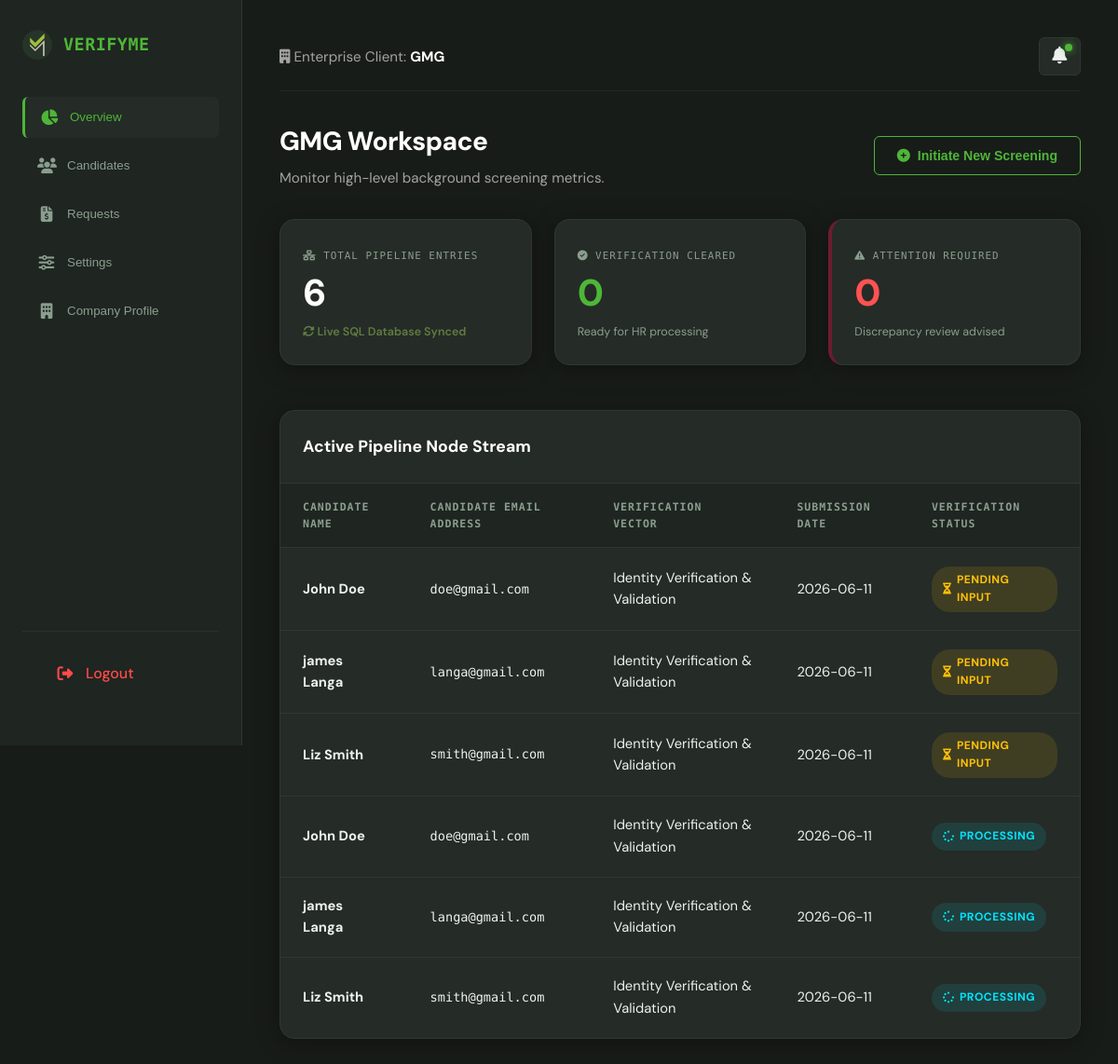
The page /dashboard/corporate (signed in) on the database its author committed.
### tables this page shows
CREATE TABLE screenings (
                id INTEGER PRIMARY KEY AUTOINCREMENT,
                user_id INTEGER NOT NULL,
                candidate_name TEXT NOT NULL,
                candidate_email TEXT NOT NULL,
                screening_type TEXT NOT NULL,
                status TEXT DEFAULT 'Pending Input',
                created_at TIMESTAMP DEFAULT CURRENT_TIMESTAMP, payment_method TEXT, payment_status TEXT DEFAULT 'Pending', payment_ref TEXT, pop_file_path TEXT, id_file_path TEXT, qualification_file_path TEXT, rejection_reason TEXT,
                FOREIGN KEY (user_id) REFERENCES users (id)
            );

### app.py (the view)
@app.route('/dashboard/corporate')
def dashboard_corporate():
    if 'user_id' not in session or session.get('applicant_type') != 'company':
        flash('Access denied. Corporate clearance required.', 'error')
        return redirect(url_for('login'))
    with get_db_connection() as conn:
        candidates = conn.execute('''
            SELECT id, candidate_name AS name, candidate_email AS email, screening_type AS type, status, payment_status, DATE(created_at) AS date
            FROM screenings WHERE user_id = ? ORDER BY created_at DESC
        ''', (session['user_id'],)).fetchall()
    return render_template('dashboard_corporate.html', candidates=candidates, hide_navbar=True, hide_footer=True)

### app.py (called while the page is built)
def get_db_connection():
    conn = sqlite3.connect(DATABASE)
    conn.row_factory = sqlite3.Row
    return conn

### templates/dashboard_corporate.html (shortened to what this page needs)
{% extends 'base.html' %}
{% set hide_navbar = True %}
{% block head %}
<link rel="stylesheet" href="https://cdnjs.cloudflare.com/ajax/libs/font-awesome/6.5.1/css/all.min.css">
<link rel="stylesheet" href="{{ url_for('static', filename='css/dashboard.css') }}?v=2.2">
{% endblock %}
{% block content %}
<div class="dashboard-container">
    <aside class="dashboard-sidebar"
        style="display: flex; flex-direction: column; justify-content: space-between; height: 100vh;">
        <div>
            <div class="sidebar-brand" style="margin-bottom: 2.5rem;">
                <span class="matrix-tag"
                    style="display: flex; align-items: center; gap: 0.75rem; font-size: 1.15rem; letter-spacing: 0.5px;">
                    <img src="{{ url_for('static', filename='images/VM_Icon.png') }}" alt="VM"
                        style="height: 32px; width: auto; object-fit: contain;">
                    VerifyMe
                </span>
            </div>
            <nav class="sidebar-menu">
                <button class="menu-item active" onclick="switchTab('overview', this)">
                    <i class="fa-solid fa-chart-pie menu-icon"></i> Overview
                </button>
                <button class="menu-item" onclick="switchTab('candidates', this)">
                    <i class="fa-solid fa-users menu-icon"></i> Candidates
                </button>
                <button class="menu-item" onclick="switchTab('requests', this)">
                    <i class="fa-solid fa-file-invoice-dollar menu-icon"></i> Requests
                </button>
                <button class="menu-item" onclick="switchTab('settings', this)">
                    <i class="fa-solid fa-sliders menu-icon"></i> Settings
                </button>
                <button class="menu-item" onclick="switchTab('profile', this)">
                    <i class="fa-solid fa-building menu-icon"></i> Company Profile
                </button>
            </nav>
        </div>
        <div class="sidebar-footer" style="padding: 1.25rem; border-top: 1px solid rgba(255,255,255,0.05);">
            <a href="{{ url_for('logout') }}" class="menu-item logout-btn"
                style="display: flex; align-items: center; width: 100%; padding: 0.75rem 1rem; color: #ff4a4a; text-decoration: none; border-radius: 6px; transition: background 0.2s;">
                <i class="fa-solid fa-right-from-bracket menu-icon" style="margin-right: 0.75rem;"></i> Logout
            </a>
        </div>
    </aside>
    <main class="dashboard-main">
        <div class="top-utility-ribbon"
            style="display: flex; justify-content: space-between; align-items: center; width: 100%; margin-bottom: 2rem; padding-bottom: 1rem; border-bottom: 1px solid rgba(255,255,255,0.05);">
            <div class="ribbon-left-context">
                <span style="color: #a3a3a3; font-size: 0.95rem;">
                    <i class="fa-solid fa-building text-cyan"></i> Enterprise Client:
                    <b style="color: #ffffff;">{{ session['display_name'] }}</b>
                </span>
            </div>
            <div class="notification-wrapper" onclick="toggleNotificationDropdown()"
                style="position: relative; cursor: pointer;">
                <i class="fa-solid fa-bell utility-bell"></i>
                <span class="notification-badge-dot"></span>
            </div>
        </div>
        <div id="tab-overview" class="tab-content active-content">
            <header class="workspace-header"
                style="display: flex; justify-content: space-between; align-items: center; margin-bottom: 2rem;">
                <div>
                    <h1 style="margin: 0; font-size: 1.75rem;">{{ session['display_name'] }} Workspace</h1>
                    <p class="subtitle" style="margin: 0.25rem 0 0 0; color: #a3a3a3;">Monitor high-level background
                        screening metrics.</p>
                </div>
                <button class="btn-action-cyan" onclick="openScreeningModal()">
                    <i class="fa-solid fa-plus-circle"></i> Initiate New Screening
                </button>
            </header>
            <section class="analytics-ribbon">
                <div class="analytics-card">
                    <span class="card-label"><i class="fa-solid fa-network-wired"></i> Total Pipeline Entries</span>
                    <div class="card-value shared-count-value">{{ candidates|length }}</div>
                    <span class="card-trend upward"><i class="fa-solid fa-rotate"></i> Live SQL Database Synced</span>
                </div>
                <div class="analytics-card">
                    <span class="card-label"><i class="fa-solid fa-circle-check text-cyan"></i> Verification
                        Cleared</span>
                    <div class="card-value cyan-text">
                        {{ candidates|selectattr('status', 'equalto', 'Cleared')|list|length }}
                    </div>
                    <span class="card-subtext">Ready for HR processing</span>
                </div>
                <div class="analytics-card flagged-border">
                    <span class="card-label"><i class="fa-solid fa-triangle-exclamation text-burgundy"></i> Attention
                        Required</span>
                    <div class="card-value burgundy-text">
                        {{ candidates|selectattr('status', 'equalto', 'Flagged')|list|length }}
                    </div>
                    <span class="card-subtext">Discrepancy review advised</span>
                </div>
            </section>
            <section class="table-container">
                <div class="table-header">
                    <h3>Active Pipeline Node Stream</h3>
                </div>
                <table class="matrix-table">
                    <thead>
                        <tr>
                            <th>Candidate Name</th>
                            <th>Candidate Email Address</th>
                            <th>Verification Vector</th>
                            <th>Submission Date</th>
                            <th>Verification Status</th>
                        </tr>
                    </thead>
                    <tbody>
                        {% for candidate in candidates %}
                        <tr>
                            <td class="font-bold text-white">{{ candidate.name }}</td>
                            <td class="mono-text">{{ candidate.email }}</td>
                            <td>{{ candidate.type }}</td>
                            <td>{{ candidate.date }}</td>
                            <td>
                                {% if candidate.status == 'Cleared' %}
                                <span class="status-badge badge-cleared"><i class="fa-solid fa-circle-check"></i>
                                    Cleared</span>
                                {% elif candidate.status == 'Flagged' %}
                                <span class="status-badge badge-flagged" style="color:#ff4a4a;"><i
                                        class="fa-solid fa-triangle-exclamation"></i> Flagged</span>
                                {% elif candidate.status == 'Processing' %}
                                <span class="status-badge badge-processing"><i class="fa-solid fa-spinner fa-spin"></i>
                                    Processing</span>
                                {% else %}
                                <span class="status-badge badge-pending"><i class="fa-solid fa-hourglass-half"></i>
                                    Pending Input</span>
                                {% endif %}
                            </td>
                        </tr>
                        {% else %}
                        <tr>
                            <td colspan="5" style="text-align: center; color: #a3a3a3; padding: 2rem;">No active
                                candidate background track nodes initiated yet.</td>
                        </tr>
                        {% endfor %}
                    </tbody>
                </table>
            </section>
        </div>
    </main>
</div>
{% endblock %}

### templates/base.html (shortened to what this page needs)
<!DOCTYPE html>
<html lang="en">
<head>
    <link rel="stylesheet" href="https://cdnjs.cloudflare.com/ajax/libs/font-awesome/6.4.0/css/all.min.css">
    <link rel="stylesheet" href="{{ url_for('static', filename='css/style.css') }}">
    {% block head %}{% endblock %}
</head>
<body class="{% block body_class %}{% endblock %}" style="background: #121413; margin: 0; padding: 0;">
<main>
    {% block content %}{% endblock %}
</main>
</body>
</html>

### static/css/style.css (style rules this page uses)
:root { --bg-dark-base: #181c19; --bg-panel-dark: #1f2521; --bg-card-dark: #252b27; --bg-card-raised: #2c342e; --brand-charcoal: #2a312c; --brand-olive: #617c41; --brand-lime: #4eb637; --brand-lime-dim: rgba(78, 182, 55, 0.12); --brand-muted: #8a9e8d; --brand-white: #eef2ef; --border: #2e3830; --border-bright: #3a4a3d; --font-head: 'DM Sans', sans-serif; --font-body: 'DM Sans', sans-serif; --font-mono: 'DM Mono', monospace; --radius-sm: 6px; --radius-md: 10px; --radius-lg: 16px; --shadow-card: 0 4px 24px rgba(0,0,0,0.35); --shadow-elevated: 0 16px 48px rgba(0,0,0,0.5); }
*, *::before, *::after { margin: 0; padding: 0; box-sizing: border-box; }
html { scroll-behavior: smooth; }
body { background-color: var(--bg-dark-base); color: var(--brand-white); font-family: var(--font-body); font-size: 16px; line-height: 1.6; overflow-x: hidden; -webkit-font-smoothing: antialiased; }

### rows shown on the page
screenings: name "John Doe", email "doe@gmail.com", type "Identity Verification & Validation", date "2026-06-11", status "Awaiting Payment" (drawn)
screenings: name "james Langa", email "langa@gmail.com", type "Identity Verification & Validation", date "2026-06-11", status "Awaiting Payment" (drawn)
screenings: name "Liz Smith", email "smith@gmail.com", type "Identity Verification & Validation", date "2026-06-11", status "Awaiting Payment" (drawn)
screenings: name "John Doe", email "doe@gmail.com", type "Identity Verification & Validation", date "2026-06-11", status "Processing" (drawn)
screenings: name "james Langa", email "langa@gmail.com", type "Identity Verification & Validation", date "2026-06-11", status "Processing" (drawn)
screenings: name "Liz Smith", email "smith@gmail.com", type "Identity Verification & Validation", date "2026-06-11", status "Processing" (drawn)

### other values the page prints
{{ session['display_name'] }} "GMG"
{{ candidates|length }} "6"
{{ candidates|selectattr('status', 'equalto', 'Cleared')|list|length }} "0"
{{ candidates|selectattr('status', 'equalto', 'Flagged')|list|length }} "0"
